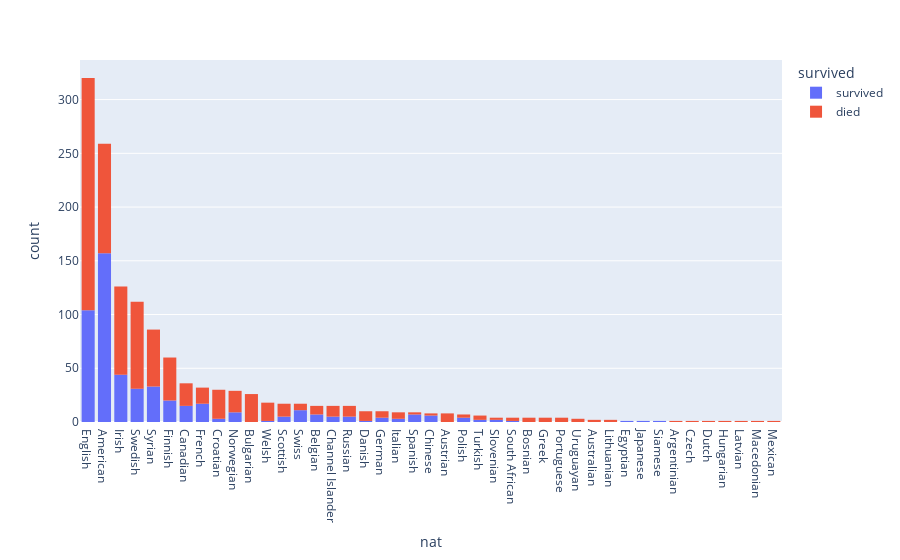

This figure's notebook cell:
### Code cell
fig = px.histogram(df, x="nat", color="survived").update_xaxes(categoryorder='total descending')
fig.show()

### Figure 1 — Plotly figure (JSON) as saved in the notebook; plotly's stock layout.template omitted (floating-point values rounded to 4 significant figures; data arrays with more than 128 entries replaced by an {"elided": "..."} marker saying what was removed)
{"data": [{"alignmentgroup": "True", "bingroup": "x", "hoverlabel": {"namelength": 0}, "hovertemplate": "survived=survived<br>nat=%{x}<br>count=%{y}", "legendgroup": "survived", "marker": {"color": "#636efa"}, "name": "survived", "offsetgroup": "survived", "orientation": "v", "showlegend": true, "type": "histogram", "x": {"elided": "500 str values"}, "xaxis": "x", "yaxis": "y"}, {"alignmentgroup": "True", "bingroup": "x", "hoverlabel": {"namelength": 0}, "hovertemplate": "survived=died<br>nat=%{x}<br>count=%{y}", "legendgroup": "died", "marker": {"color": "#EF553B"}, "name": "died", "offsetgroup": "died", "orientation": "v", "showlegend": true, "type": "histogram", "x": {"elided": "817 str values"}, "xaxis": "x", "yaxis": "y"}], "layout": {"barmode": "relative", "legend": {"title": {"text": "survived"}, "tracegroupgap": 0}, "margin": {"t": 60}, "xaxis": {"anchor": "y", "categoryorder": "total descending", "domain": [0, 1], "title": {"text": "nat"}}, "yaxis": {"anchor": "x", "domain": [0, 1], "title": {"text": "count"}}}}
